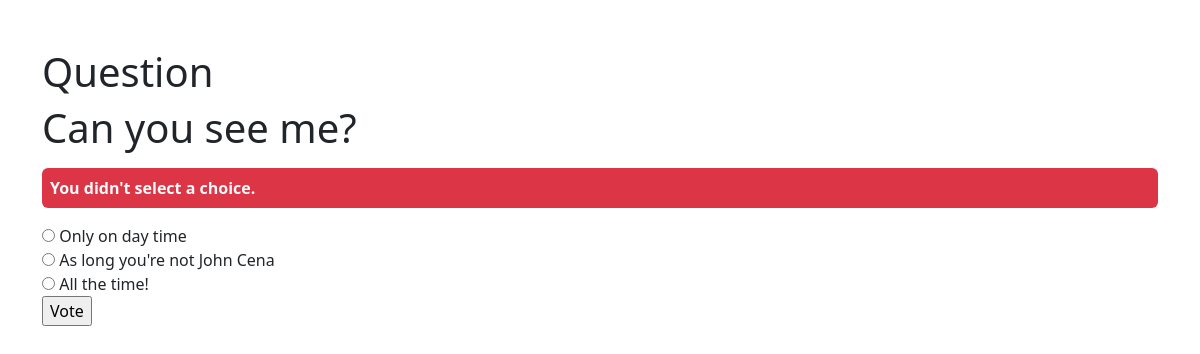
The page /polls/4/vote/ on the database its author committed.
### polls/models.py (models this page shows, shortened)
class Question(models.Model):
    question_text = models.CharField(max_length=200)
    pub_date = models.DateTimeField("date published")

class Choice(models.Model):
    question = models.ForeignKey(Question, on_delete=models.CASCADE)
    choice_text = models.CharField(max_length=200)
    votes = models.IntegerField(default=0)

### polls/views.py (the view)
# urls.py: path("<int:question_id>/vote/", views.vote, name="vote"),
def vote(request, question_id):
    question = get_object_or_404(Question, pk=question_id)
    try:
        selected_choice = question.choice_set.get(pk=request.POST["choice"])
    except (KeyError, Choice.DoesNotExist):
        return render(
            request,
            "polls/detail.html",
            {
                "question": question,
                "error_message": "You didn't select a choice.",
            },
        )
    else:
        selected_choice.votes += 1
        selected_choice.save()
        return HttpResponseRedirect(reverse("polls:results", args=(question.id,)))

### polls/templates/polls/detail.html (shortened to what this page needs)
<!DOCTYPE html>
<html lang="en">
<head>
  <link href="https://cdn.jsdelivr.net/npm/bootstrap@5.3.0/dist/css/bootstrap.min.css" rel="stylesheet">
</head>
<body>
  <div class="container">
    <h1 class="mt-5">Question</h1>
    <form action="{% url 'polls:vote' question.id %}" method="post">
      <fieldset>
        <legend><h1>{{ question.question_text }}</h1></legend>
        {% if error_message %}
          <p class="bg-danger p-2 text-light rounded">
            <strong>
              {{ error_message }}
            </strong>
          </p>
        {% endif %}
        {% for choice in question.choice_set.all %}
          <input type="radio" name="choice" id="choice{{ forloop.counter }}" value="{{ choice.id }}">
          <label for="choice{{ forloop.counter }}">{{ choice.choice_text }}</label><br>
        {% endfor %}
      </fieldset>
        <input type="submit" value="Vote">
      </form>
  </div>
</body>
</html>

### rows shown on the page
Question: question_text "Can you see me?"
Choice: choice_text "Only on day time"
Choice: choice_text "As long you're not John Cena"
Choice: choice_text "All the time!"

### other values the page prints
{{ error_message }} "You didn't select a choice."
